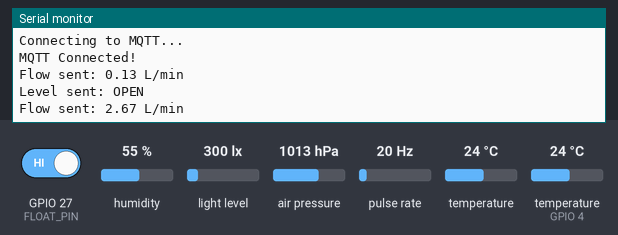
Bench run of a sketch on a simulated ESP32. On the bench: the last lines printed to the serial monitor. Wiring (inferred from the names in the program): pulse sensor: data GPIO 26. Inputs (shaded band) come from the test bench; at power-on: GPIO 27 (FLOAT_PIN) HIGH, humidity 55 %, pulse rate 20 Hz, temperature (sensor on GPIO 4) 24 °C, light level 300 lx, air pressure 1013 hPa, temperature 24 °C. WiFi joins after 1.5 s; servers stay silent unless stated; no MQTT or app messages arrive unless stated; not simulated (calls return 0 or success): secrets.h; names the files do not define were given values by the test bench: MQTT_PORT = 1883.

Above: at 2.7 s.
2.8 s: GPIO 27 (FLOAT_PIN) driven LOW
At 6.4 s:
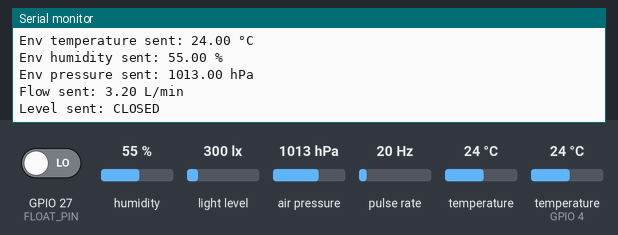
7.2 s: humidity set to 22 %
At 8.5 s:
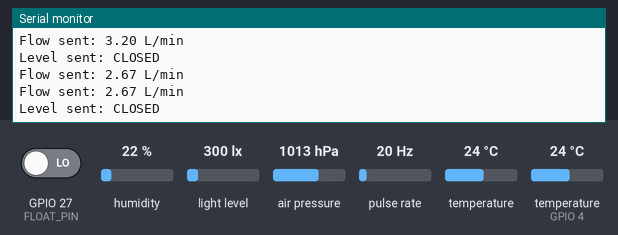
8.7 s: pulse rate (sensor on GPIO 26) set to 4 Hz
At 9.6 s:
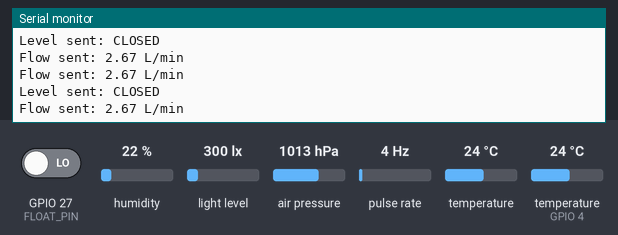
10.2 s: temperature (sensor on GPIO 4) set to 12 °C
At 11.5 s:
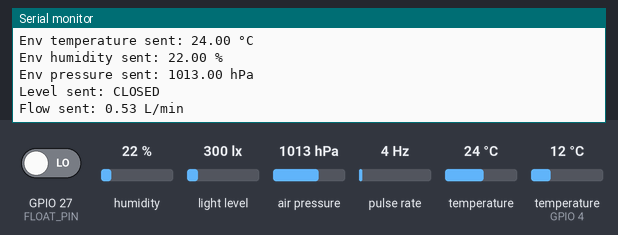
11.7 s: light level set to 40 lx
At 12.3 s:
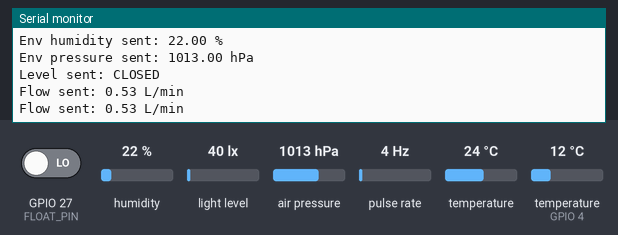
13.2 s: air pressure set to 952 hPa
At 15.5 s:
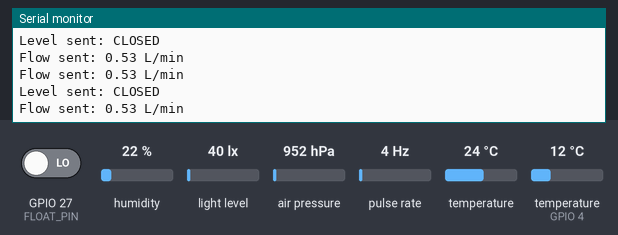
Timing chart, 0 to 15.7 s (numbered marks = the images above; inputs shaded):
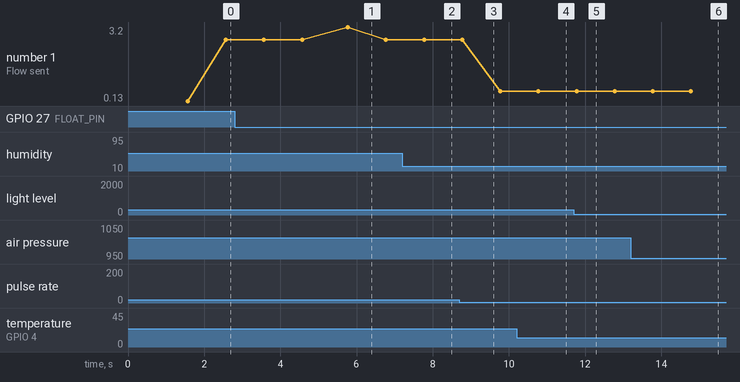

The sketch:

combined_system.ino
```cpp
// Libraries.
#include <WiFi.h> // Allows the ESP32 to connect to a Wi-Fi network.
#include <PubSubClient.h> // MQTT client, allows ESP32 to publish to topic.

#include "secrets.h" // Configuration file.

#include <OneWire.h> // Communication protocol used by DS18B20, it allows multiple sensors to communicate through one wire or a single GPIO pin.
#include <DallasTemperature.h> // Converts raw sensor data from DS18B20 into readable temperature values.

#include <Wire.h> // Communication protocol (I2C) used by BH1750 and BME280, allows communication through two wires (SDA and SCL).
#include <BH1750.h> // Allows ESP32 to read light intensity from BH1750.
#include <Adafruit_Sensor.h> // Adafruit sensor library.
#include <Adafruit_BME280.h> // Allows ESP32 to read humidity, pressure and temperature from BME280.

// Wi-Fi and MQTT configuration.
const char* ssid = WIFI_SSID; // Network name.
const char* password = WIFI_PASSWORD; // Network password.

const char* mqttServer = MQTT_SERVER; // IP address of computer running MQTT broker.
const int mqttPort = MQTT_PORT; // Default port used by MQTT.

// Pin definitions.
const int ONE_WIRE = 4; // GPIO pin that connects to DS18B20 data wire.
const int FLOAT_PIN = 27; // GPIO pin that connects to float switch signal wire.
const int FLOW_PIN = 26; // GPIO pin that connects to flow sensor signal output.

// Network Clients.
WiFiClient wifiClient; // Handles Wi-Fi connection.
PubSubClient mqttClient(wifiClient); // Handles MQTT communication over Wi-Fi.

// Sensor Objects.
// DS18B20
OneWire oneWire(ONE_WIRE); // OneWire communication object using defined pin.
DallasTemperature tempSensor(&oneWire); // Temperature sensor object.

// BH1750
BH1750 lightMeter; // Light sensor object.

// BME280
Adafruit_BME280 bme; // BME280 sensor object.
bool bme280Ready = false; // Boolean to determine whether sensor has initialised.

// Flow sensor
volatile unsigned long pulseCount = 0; // Stores the number of pulses detected from the flow sensor. Volatile is required because its updated inside an interrupt.
const float flowCalibration = 7.5; // Calibration for YF-S201. Formula: Flow rate (L/min) = pulses per second / 7.5.

// Publish Timing (non-blocking).
unsigned long lastTempPublish = 0;
const unsigned long tempInterval = 5000;

unsigned long lastLightPublish = 0;
const unsigned long lightInterval = 5000;

unsigned long lastEnvPublish = 0;
const unsigned long envInterval = 5000;

unsigned long lastLevelPublish = 0;
const unsigned long levelInterval = 2000;

unsigned long lastFlowPublish = 0;
const unsigned long flowInterval = 1000;

// Function to connect ESP32 to Wi-Fi.
void connectToWiFi() {
    Serial.println("Connecting to Wi-Fi...");

    // Attempt to connect to Wi-Fi using credentials.
    WiFi.begin(ssid, password);

    // Check if connection was successful.
    while (WiFi.status() != WL_CONNECTED) {
        delay(500);
    }

    Serial.println("Wi-Fi connected!");
    Serial.print("ESP32 IP address: ");
    Serial.println(WiFi.localIP());
}

// Function to connect ESP32 to MQTT broker.
void connectToMQTT() {
    // Until connected.
    while (!mqttClient.connected()) {
        Serial.println("Connecting to MQTT...");

        // Attempt to connect with unique client ID and return status.
        if (mqttClient.connect("ESP32_COMBINED_SYSTEM")) {
            Serial.println("MQTT Connected!");
        } else {
            Serial.print("Failed! MQTT error code: ");
            Serial.println(mqttClient.state());
            delay(5000);
        }
    }
}

// Function to publish temperature.
void publishTemperature() {
    // Time since startup.
    unsigned long currentTime = millis();

    // If five or more seconds have passed since last publish.
    if (currentTime - lastTempPublish >= tempInterval) {
        // Update last publish time.
        lastTempPublish = currentTime;

        // Take temperature reading.
        tempSensor.requestTemperatures();

        // Read and store temperature in Celsius.
        float temperatureC = tempSensor.getTempCByIndex(0);

        // Convert float to string for MQTT.
        char tempString[16];
        dtostrf(temperatureC, 1, 2, tempString);

        // Publish temperature to MQTT topic.
        mqttClient.publish("aquarium/sensors/temperature", tempString);

        Serial.print("Temperature sent: ");
        Serial.print(tempString);
        Serial.println(" °C");
    }
}

// Function to publish light level.
void publishLight() {
    // Time since startup.
    unsigned long currentTime = millis();

    // If five or more seconds have passed since last publish.
    if (currentTime - lastLightPublish >= lightInterval) {
        // Update last publish time.
        lastLightPublish = currentTime;

        // Read and store light level in lux.
        float lux = lightMeter.readLightLevel();

        // Convert float to string for MQTT.
        char luxString[16];
        dtostrf(lux, 1, 2, luxString);

        // Publish light level to MQTT topic.
        mqttClient.publish("aquarium/sensors/light", luxString);

        Serial.print("Light sent: ");
        Serial.print(luxString);
        Serial.println(" lx");
    }
}

// Function to publish environment values.
void publishEnvironment() {
    // If sensor is not ready, do nothing.
    if (!bme280Ready) {
        Serial.println("BME280 not ready.");
        return;
    }

    // Time since startup.
    unsigned long currentTime = millis();

    // If five or more seconds have passed since last publish.
    if (currentTime - lastEnvPublish >= envInterval) {
        // Update the last publish time.
        lastEnvPublish = currentTime;

        float envTempC = bme.readTemperature(); // Read temperature in Celsius.
        float envHumidity = bme.readHumidity(); // Read humidity percentage.
        float envPressureHpa = bme.readPressure() / 100.0F; // Read pressure in hPa.

        // Convert float values into strings for MQTT.
        char tempString[16];
        char humidityString[16];
        char pressureString[16];

        dtostrf(envTempC, 1, 2, tempString);
        dtostrf(envHumidity, 1, 2, humidityString);
        dtostrf(envPressureHpa, 1, 2, pressureString);

        // Publish values to MQTT topics.
        mqttClient.publish("aquarium/sensors/environment/temperature", tempString);
        mqttClient.publish("aquarium/sensors/environment/humidity", humidityString);
        mqttClient.publish("aquarium/sensors/environment/pressure", pressureString);

        Serial.print("Env temperature sent: ");
        Serial.print(tempString);
        Serial.println(" °C");

        Serial.print("Env humidity sent: ");
        Serial.print(humidityString);
        Serial.println(" %");

        Serial.print("Env pressure sent: ");
        Serial.print(pressureString);
        Serial.println(" hPa");
    }
}

// Function to publish float switch water level state.
void publishLevel() {
    // Time since startup.
    unsigned long currentTime = millis();

    // If two or more seconds have passed since last publish.
    if (currentTime - lastLevelPublish >= levelInterval) {
        // Update the last publish time.
        lastLevelPublish = currentTime;

        // Read and store float switch state.
        int state = digitalRead(FLOAT_PIN);

        // Publish state to MQTT topic.
        if (state == HIGH) {
            mqttClient.publish("aquarium/sensors/level", "1"); // Publish OPEN state (1).
            Serial.println("Level sent: OPEN");
        } else {
            mqttClient.publish("aquarium/sensors/level", "0"); // Publish CLOSED state (0).
            Serial.println("Level sent: CLOSED");
        }
    }
}

// ISR function used to count pulses.
// Function is stored on Instruction RAM opposed to Flash Memory.
void IRAM_ATTR pulseCounter() {
    // Increase pulse count by one.
    pulseCount++;
}

// Function to publish water flow rate.
void publishFlow() {
    // Time since startup.
    unsigned long currentTime = millis(); // Current time.

    // // If one or more seconds have passed since last publish (based on formula).
    if (currentTime - lastFlowPublish >= flowInterval) {
        // Update the last publish time.
        lastFlowPublish = currentTime;

        // Pause interrupts momentarily to prevent count increasing during copy.
        noInterrupts();

        // Copy and reset pulses.
        unsigned long pulses = pulseCount;
        pulseCount = 0;

        // Resume interrupts.
        interrupts();

        // Convert pulses per second to L/min.
        float flowRate = pulses / flowCalibration;

        // Convert float to string for MQTT.
        char flowString[16];
        dtostrf(flowRate, 1, 2, flowString);

        // Publish flow to MQTT topic.
        mqttClient.publish("aquarium/sensors/flow", flowString);

        Serial.print("Flow sent: ");
        Serial.print(flowString);
        Serial.println(" L/min");
    }
}

// Setup function, runs once at startup.
void setup() {
    // Initiate serial monitor at specified baud rate.
    Serial.begin(115200);

    // Connect to Wi-Fi network.
    connectToWiFi();

    // Specifying which broker to use.
    mqttClient.setServer(mqttServer, mqttPort);

    // Start DS18B20 temperature sensor.
    tempSensor.begin();

    // Start I2C communication.
    Wire.begin();

    // Start the BH1750 sensor.
    lightMeter.begin(BH1750::CONTINUOUS_HIGH_RES_MODE);

    // Start the BME280 sensor on specified I2C address.
    bme280Ready = bme.begin(0x76);

    // Specifying input pins and enabling internal pullup resistor.
    pinMode(FLOAT_PIN, INPUT_PULLUP);
    pinMode(FLOW_PIN, INPUT_PULLUP);

    // If voltage input to flow pin falls (high -> low) run ISR.
    attachInterrupt(digitalPinToInterrupt(FLOW_PIN), pulseCounter, FALLING);
}

// Function which runs repeatedly after startup.
void loop() {
    // If MQTT connection drops, reconnect.
    if (!mqttClient.connected()) {
      connectToMQTT();
    }

    // Keep MQTT connection alive.
    mqttClient.loop();

    // Publish functions.
    publishTemperature();
    publishLight();
    publishEnvironment();
    publishLevel();
    publishFlow();
} 
```

Measured:
- after the input at 2.8 s, the serial monitor: prints a new line after 1.2 s (image 1)
- after the input at 10.2 s, the serial monitor: prints a new line after 0.57 s (image 4)
- plotted number 1: 2.67 → 0.53 after the input at 8.7 s
